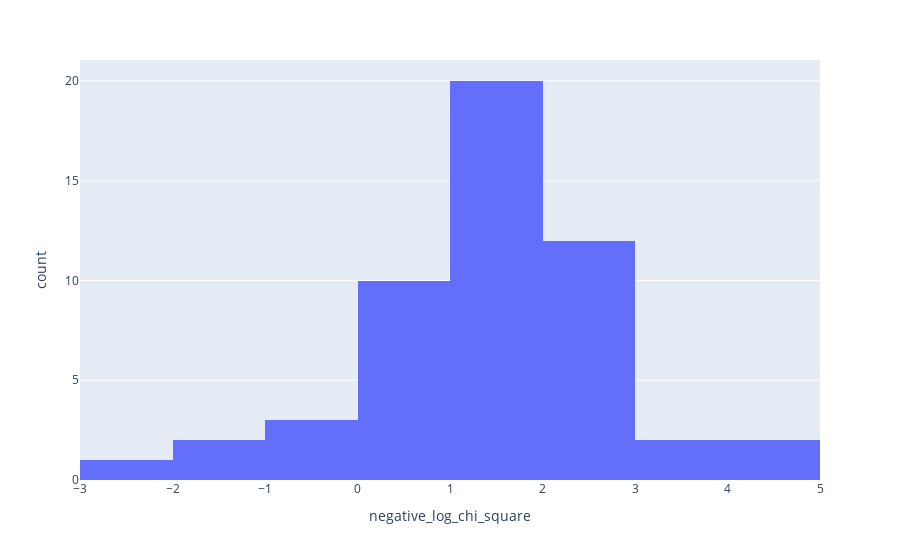

Here is the notebook cell this chart was saved with:
### Markdown cell above
Perfect! We can see a lot from this view, including that Illinois has the highest score by a wide margin. 

The distribution of scores looks very even. Is it close to a normal distribution?

### Code cell
print('skew: ' + str(skew(df_states['negative_log_chi_square']))) 
print('kurtosis: ' + str(kurtosis(df_states['negative_log_chi_square'])))
px.histogram(df_states, x = 'negative_log_chi_square')

### Figure 1 — Plotly figure (JSON) as saved in the notebook; plotly's stock layout.template omitted (floating-point values rounded to 4 significant figures)
{"data": [{"alignmentgroup": "True", "bingroup": "x", "hovertemplate": "negative_log_chi_square=%{x}<br>count=%{y}<extra></extra>", "legendgroup": "", "marker": {"color": "#636efa", "pattern": {"shape": ""}}, "name": "", "offsetgroup": "", "orientation": "v", "showlegend": false, "type": "histogram", "x": [4.549, 4.014, 3.552, 3.103, 2.683, 2.68, 2.66, 2.466, 2.425, 2.159, 2.103, 2.1, 2.099, 2.083, 2.063, 2.038, 1.933, 1.915, 1.888, 1.845, 1.804, 1.708, 1.663, 1.632, 1.624, 1.596, 1.429, 1.312, 1.31, 1.258, 1.183, 1.175, 1.155, 1.151, 1.147, 1.024, 0.9514, 0.806, 0.7998, 0.7711, 0.7518, 0.6483, 0.4924, 0.3442, 0.222, 0.1684, -0.01272, -0.1502, -0.5004, -1.197, -1.439, -2.118], "xaxis": "x", "yaxis": "y"}], "layout": {"barmode": "relative", "legend": {"tracegroupgap": 0}, "margin": {"t": 60}, "xaxis": {"anchor": "y", "domain": [0, 1], "title": {"text": "negative_log_chi_square"}}, "yaxis": {"anchor": "x", "domain": [0, 1], "title": {"text": "count"}}}}
